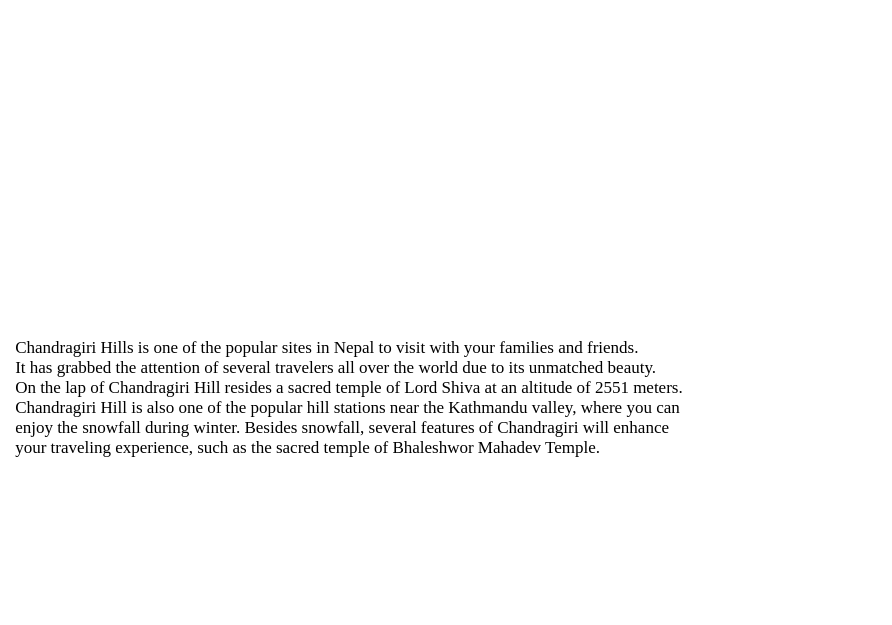
<?xml version="1.0" encoding="UTF-8"?>
<ui version="4.0">
 <class>chandragiri</class>
 <widget class="QDialog" name="chandragiri">
  <property name="geometry">
   <rect>
    <x>0</x>
    <y>0</y>
    <width>892</width>
    <height>625</height>
   </rect>
  </property>
  <property name="windowTitle">
   <string>Dialog</string>
  </property>
  <property name="styleSheet">
   <string notr="true">background:white;</string>
  </property>
  <widget class="QWidget" name="widget" native="true">
   <property name="geometry">
    <rect>
     <x>596</x>
     <y>11</y>
     <width>285</width>
     <height>298</height>
    </rect>
   </property>
   <property name="styleSheet">
    <string notr="true">
background:url(&quot;:/image preview/images/chandra3.jpg&quot;);
border-radius:0px;
background-repeat:no repeat;
</string>
   </property>
  </widget>
  <widget class="QLabel" name="label">
   <property name="geometry">
    <rect>
     <x>11</x>
     <y>316</y>
     <width>870</width>
     <height>181</height>
    </rect>
   </property>
   <property name="font">
    <font>
     <family>Times New Roman</family>
     <pointsize>13</pointsize>
    </font>
   </property>
   <property name="text">
    <string> Chandragiri Hills is one of the popular sites in Nepal to visit with your families and friends.
 It has grabbed the attention of several travelers all over the world due to its unmatched beauty.
 On the lap of Chandragiri Hill resides a sacred temple of Lord Shiva at an altitude of 2551 meters.
 Chandragiri Hill is also one of the popular hill stations near the Kathmandu valley, where you can
 enjoy the snowfall during winter. Besides snowfall, several features of Chandragiri will enhance
 your traveling experience, such as the sacred temple of Bhaleshwor Mahadev Temple.
</string>
   </property>
  </widget>
  <widget class="QWidget" name="widget_2" native="true">
   <property name="geometry">
    <rect>
     <x>11</x>
     <y>11</y>
     <width>301</width>
     <height>298</height>
    </rect>
   </property>
   <property name="styleSheet">
    <string notr="true">
background:url(&quot;:/image preview/images/chandra2.jpg&quot;);
border-radius:0px;
background-repeat:no repeat;
</string>
   </property>
  </widget>
  <widget class="QWidget" name="widget_3" native="true">
   <property name="geometry">
    <rect>
     <x>290</x>
     <y>10</y>
     <width>286</width>
     <height>301</height>
    </rect>
   </property>
   <property name="styleSheet">
    <string notr="true">
background:url(&quot;:/images/images/chandragiri hills.png&quot;);
border-radius:0px;
background-repeat:no repeat;
</string>
   </property>
  </widget>
 </widget>
 <resources/>
 <connections/>
</ui>
